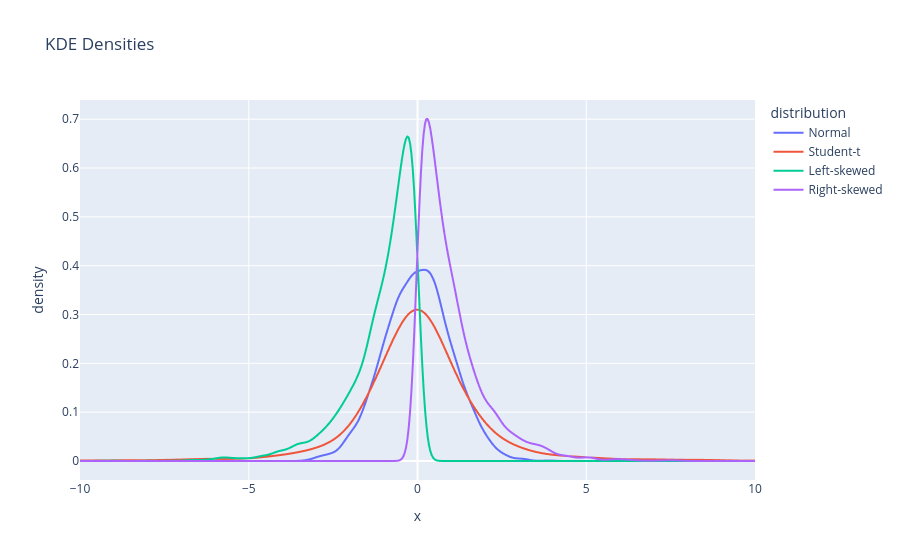
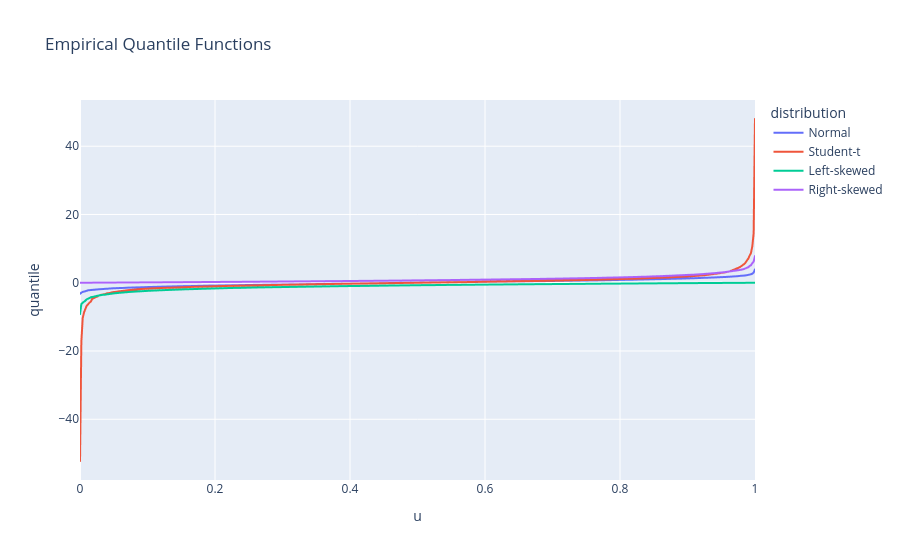
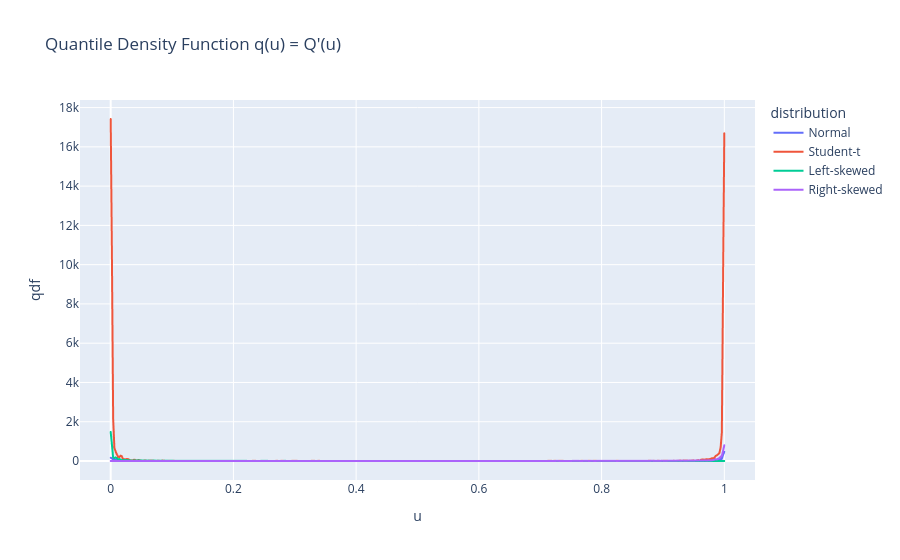

Notebook source saved alongside these figures, in order:
### Code cell
import numpy as np
import pandas as pd
import plotly.express as px
from scipy import stats
import matplotlib.pyplot as plt

np.random.seed(42)
n = 5000

# -----------------------------
# I) Normal (symmetric, light tails)
# -----------------------------
normal = np.random.normal(0, 1, n)

# -----------------------------
# II) Student-t (heavy tails, symmetric)
# -----------------------------
student_t = stats.t(df=2).rvs(size=n)

# -----------------------------
# III) Left-skewed
# Negative skew → reflect exponential
# -----------------------------
left_skewed = -np.random.exponential(scale=1, size=n)

# -----------------------------
# IV) Right-skewed
# Positive skew → exponential
# -----------------------------
right_skewed = np.random.exponential(scale=1, size=n)

datasets = {
    "Normal": normal,
    "Student-t": student_t,
    "Left-skewed": left_skewed,
    "Right-skewed": right_skewed
}

# -----------------------------
# Density (KDE)
# -----------------------------
density_df = []
x_grid = np.linspace(-10, 10, 500)

for name, data in datasets.items():
    kde = stats.gaussian_kde(data)
    y = kde(x_grid)
    
    density_df.append(pd.DataFrame({
        "x": x_grid,
        "density": y,
        "distribution": name
    }))

density_df = pd.concat(density_df)

fig_density = px.line(
    density_df,
    x="x",
    y="density",
    color="distribution",
    title="KDE Densities"
)
fig_density.show()


# -----------------------------
# Quantile function
# Avoid exact 0 and 1 (important!)
# -----------------------------
u = np.linspace(0.000, 1, 500)

quantile_df = []
qdf_df = []

for name, data in datasets.items():
    q = np.quantile(data, u)
    
    # Numerical derivative (QDF)
    dq = np.gradient(q, u)
    
    quantile_df.append(pd.DataFrame({
        "u": u,
        "quantile": q,
        "distribution": name
    }))
    
    qdf_df.append(pd.DataFrame({
        "u": u,
        "qdf": dq,
        "distribution": name
    }))

quantile_df = pd.concat(quantile_df)
qdf_df = pd.concat(qdf_df)


# -----------------------------
# Plot quantile functions
# -----------------------------
fig_quantile = px.line(
    quantile_df,
    x="u",
    y="quantile",
    color="distribution",
    title="Empirical Quantile Functions"
)
fig_quantile.show()


# -----------------------------
# Plot quantile density (QDF)
# -----------------------------
fig_qdf = px.line(
    qdf_df,
    x="u",
    y="qdf",
    color="distribution",
    title="Quantile Density Function q(u) = Q'(u)"
)

# Log scale to highlight tail behavior
# fig_qdf.update_yaxes(type="log")
fig_qdf.update_xaxes(range=[-0.05, 1.05])

fig_qdf.show()

### Figure 1 — Plotly figure (JSON) as saved in the notebook; plotly's stock layout.template omitted (floating-point values rounded to 4 significant figures; data arrays with more than 128 entries replaced by an {"elided": "..."} marker saying what was removed)
{"data": [{"hovertemplate": "distribution=Normal<br>x=%{x}<br>density=%{y}<extra></extra>", "legendgroup": "Normal", "line": {"color": "#636efa", "dash": "solid"}, "marker": {"symbol": "circle"}, "mode": "lines", "name": "Normal", "showlegend": true, "type": "scattergl", "x": {"elided": "500 float values"}, "xaxis": "x", "y": {"elided": "500 float values"}, "yaxis": "y"}, {"hovertemplate": "distribution=Student-t<br>x=%{x}<br>density=%{y}<extra></extra>", "legendgroup": "Student-t", "line": {"color": "#EF553B", "dash": "solid"}, "marker": {"symbol": "circle"}, "mode": "lines", "name": "Student-t", "showlegend": true, "type": "scattergl", "x": {"elided": "500 float values"}, "xaxis": "x", "y": {"elided": "500 float values"}, "yaxis": "y"}, {"hovertemplate": "distribution=Left-skewed<br>x=%{x}<br>density=%{y}<extra></extra>", "legendgroup": "Left-skewed", "line": {"color": "#00cc96", "dash": "solid"}, "marker": {"symbol": "circle"}, "mode": "lines", "name": "Left-skewed", "showlegend": true, "type": "scattergl", "x": {"elided": "500 float values"}, "xaxis": "x", "y": {"elided": "500 float values"}, "yaxis": "y"}, {"hovertemplate": "distribution=Right-skewed<br>x=%{x}<br>density=%{y}<extra></extra>", "legendgroup": "Right-skewed", "line": {"color": "#ab63fa", "dash": "solid"}, "marker": {"symbol": "circle"}, "mode": "lines", "name": "Right-skewed", "showlegend": true, "type": "scattergl", "x": {"elided": "500 float values"}, "xaxis": "x", "y": {"elided": "500 float values"}, "yaxis": "y"}], "layout": {"legend": {"title": {"text": "distribution"}, "tracegroupgap": 0}, "title": {"text": "KDE Densities"}, "xaxis": {"anchor": "y", "domain": [0, 1], "title": {"text": "x"}}, "yaxis": {"anchor": "x", "domain": [0, 1], "title": {"text": "density"}}}}

### Figure 2 — Plotly figure (JSON) as saved in the notebook; plotly's stock layout.template omitted (floating-point values rounded to 4 significant figures; data arrays with more than 128 entries replaced by an {"elided": "..."} marker saying what was removed)
{"data": [{"hovertemplate": "distribution=Normal<br>u=%{x}<br>quantile=%{y}<extra></extra>", "legendgroup": "Normal", "line": {"color": "#636efa", "dash": "solid"}, "marker": {"symbol": "circle"}, "mode": "lines", "name": "Normal", "showlegend": true, "type": "scattergl", "x": {"elided": "500 float values"}, "xaxis": "x", "y": {"elided": "500 float values"}, "yaxis": "y"}, {"hovertemplate": "distribution=Student-t<br>u=%{x}<br>quantile=%{y}<extra></extra>", "legendgroup": "Student-t", "line": {"color": "#EF553B", "dash": "solid"}, "marker": {"symbol": "circle"}, "mode": "lines", "name": "Student-t", "showlegend": true, "type": "scattergl", "x": {"elided": "500 float values"}, "xaxis": "x", "y": {"elided": "500 float values"}, "yaxis": "y"}, {"hovertemplate": "distribution=Left-skewed<br>u=%{x}<br>quantile=%{y}<extra></extra>", "legendgroup": "Left-skewed", "line": {"color": "#00cc96", "dash": "solid"}, "marker": {"symbol": "circle"}, "mode": "lines", "name": "Left-skewed", "showlegend": true, "type": "scattergl", "x": {"elided": "500 float values"}, "xaxis": "x", "y": {"elided": "500 float values"}, "yaxis": "y"}, {"hovertemplate": "distribution=Right-skewed<br>u=%{x}<br>quantile=%{y}<extra></extra>", "legendgroup": "Right-skewed", "line": {"color": "#ab63fa", "dash": "solid"}, "marker": {"symbol": "circle"}, "mode": "lines", "name": "Right-skewed", "showlegend": true, "type": "scattergl", "x": {"elided": "500 float values"}, "xaxis": "x", "y": {"elided": "500 float values"}, "yaxis": "y"}], "layout": {"legend": {"title": {"text": "distribution"}, "tracegroupgap": 0}, "title": {"text": "Empirical Quantile Functions"}, "xaxis": {"anchor": "y", "domain": [0, 1], "title": {"text": "u"}}, "yaxis": {"anchor": "x", "domain": [0, 1], "title": {"text": "quantile"}}}}

### Figure 3 — Plotly figure (JSON) as saved in the notebook; plotly's stock layout.template omitted (floating-point values rounded to 4 significant figures; data arrays with more than 128 entries replaced by an {"elided": "..."} marker saying what was removed)
{"data": [{"hovertemplate": "distribution=Normal<br>u=%{x}<br>qdf=%{y}<extra></extra>", "legendgroup": "Normal", "line": {"color": "#636efa", "dash": "solid"}, "marker": {"symbol": "circle"}, "mode": "lines", "name": "Normal", "showlegend": true, "type": "scattergl", "x": {"elided": "500 float values"}, "xaxis": "x", "y": {"elided": "500 float values"}, "yaxis": "y"}, {"hovertemplate": "distribution=Student-t<br>u=%{x}<br>qdf=%{y}<extra></extra>", "legendgroup": "Student-t", "line": {"color": "#EF553B", "dash": "solid"}, "marker": {"symbol": "circle"}, "mode": "lines", "name": "Student-t", "showlegend": true, "type": "scattergl", "x": {"elided": "500 float values"}, "xaxis": "x", "y": {"elided": "500 float values"}, "yaxis": "y"}, {"hovertemplate": "distribution=Left-skewed<br>u=%{x}<br>qdf=%{y}<extra></extra>", "legendgroup": "Left-skewed", "line": {"color": "#00cc96", "dash": "solid"}, "marker": {"symbol": "circle"}, "mode": "lines", "name": "Left-skewed", "showlegend": true, "type": "scattergl", "x": {"elided": "500 float values"}, "xaxis": "x", "y": {"elided": "500 float values"}, "yaxis": "y"}, {"hovertemplate": "distribution=Right-skewed<br>u=%{x}<br>qdf=%{y}<extra></extra>", "legendgroup": "Right-skewed", "line": {"color": "#ab63fa", "dash": "solid"}, "marker": {"symbol": "circle"}, "mode": "lines", "name": "Right-skewed", "showlegend": true, "type": "scattergl", "x": {"elided": "500 float values"}, "xaxis": "x", "y": {"elided": "500 float values"}, "yaxis": "y"}], "layout": {"legend": {"title": {"text": "distribution"}, "tracegroupgap": 0}, "title": {"text": "Quantile Density Function q(u) = Q'(u)"}, "xaxis": {"anchor": "y", "domain": [0, 1], "range": [-0.05, 1.05], "title": {"text": "u"}}, "yaxis": {"anchor": "x", "domain": [0, 1], "title": {"text": "qdf"}}}}
